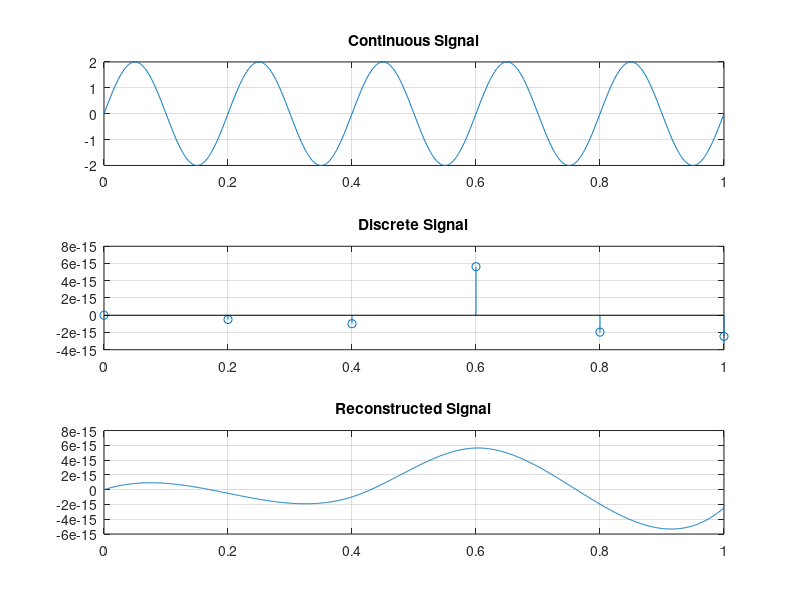

The MATLAB script that drew this image:
f = input('Enter frequency in Hz: ');
fs = input('Enter sampling frequency in Hz: ');

% Original
t = 0:0.001:1;
x = 2*sin(2*pi*f*t);

% sampled
ts = 0:1/fs:1; % t=1/f (time samples)
xs = 2*sin(2*pi*f*ts);

%reconstruct - spline(sampled time, sampled signal, original time)
xr = spline(ts,xs,t);

subplot(3,1,1);
plot(t,x);
title('Continuous Signal');
grid on;

subplot(3,1,2);
stem(ts,xs);
title('Discrete Signal');
grid on;

subplot(3,1,3);
plot(t,xr);
title('Reconstructed Signal');
grid on;
